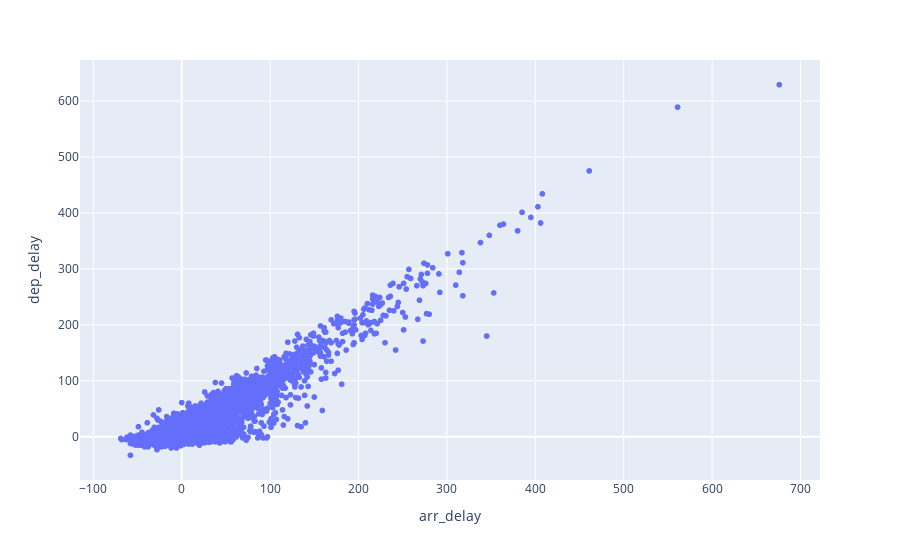

Notebook cell for this chart:
### Markdown cell above
Let's use `plotly.express` to create a simple interactive plot. We will create a `scatter` plot of `dep_delay` vs. `arr_delay`.

### Code cell
fig = px.scatter(data, x="arr_delay", y="dep_delay")
fig.show()

### Figure 1 — Plotly figure (JSON) as saved in the notebook; plotly's stock layout.template omitted (floating-point values rounded to 4 significant figures; data arrays with more than 128 entries replaced by an {"elided": "..."} marker saying what was removed)
{"data": [{"hovertemplate": "arr_delay=%{x}<br>dep_delay=%{y}<extra></extra>", "legendgroup": "", "marker": {"color": "#636efa", "symbol": "circle"}, "mode": "markers", "name": "", "showlegend": false, "type": "scattergl", "x": {"elided": "10000 float values"}, "xaxis": "x", "y": {"elided": "10000 float values"}, "yaxis": "y"}], "layout": {"legend": {"tracegroupgap": 0}, "margin": {"t": 60}, "xaxis": {"anchor": "y", "domain": [0, 1], "title": {"text": "arr_delay"}}, "yaxis": {"anchor": "x", "domain": [0, 1], "title": {"text": "dep_delay"}}}}
